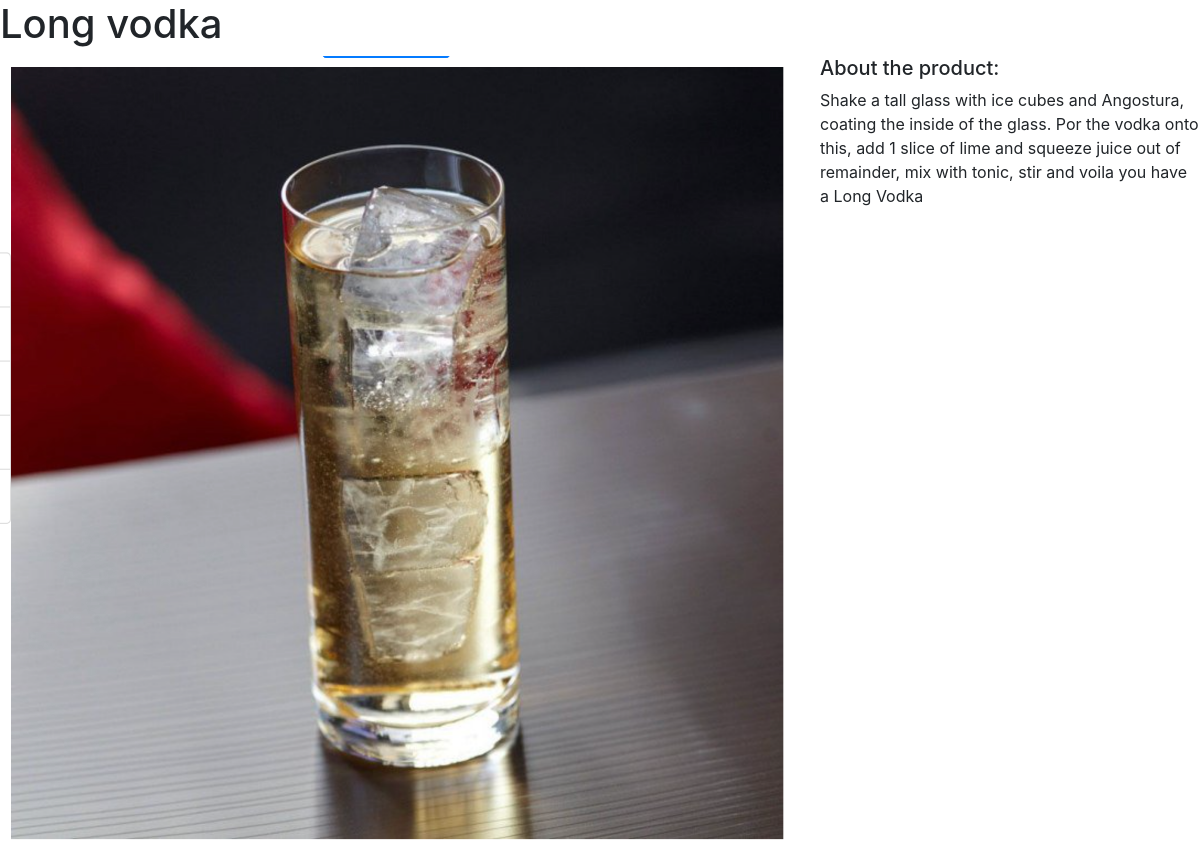
Page /products/3/ on the committed database.
### products/models.py (models this page shows)
class Product(models.Model):
    title = models.CharField(max_length=100)
    description = models.TextField()
    image = models.FilePathField(path="/img")

### products/views.py (the view)
# urls.py: path("<int:pk>/", views.product_detail, name="product_detail"),
def product_detail(request, pk):
    product = Product.objects.get(pk=pk)
    context = {
        'product': product
    }
    return render(request, 'product_detail.html', context)

### products/templates/product_detail.html (shortened to what this page needs)
<!DOCTYPE html>
<html lang="en">
<head>
</head>
<body>
    {% extends "base.html" %}
    {% load static %}
    {% block page_content %}
    <h1>{{ product.title }}</h1>
    <div class="row">
        <div class="col-md-8">
            <img src="{% static product.image %}" alt="" width="100%">
        </div>
        <div class="col-md-4">
            <h5>About the product:</h5>
            <p>{{ product.description }}</p>
            <br>
        </div>
    </div>
    {% endblock %}

### rows in the picture
Product: title "Long vodka", image (picture), description "Shake a tall glass with ice cubes and Angostura, coating the inside of the glass. Por the vodka onto this, add 1 slice of lime and squeeze juice out of remainder, mix with tonic, stir and voila you have a Long Vodka"
